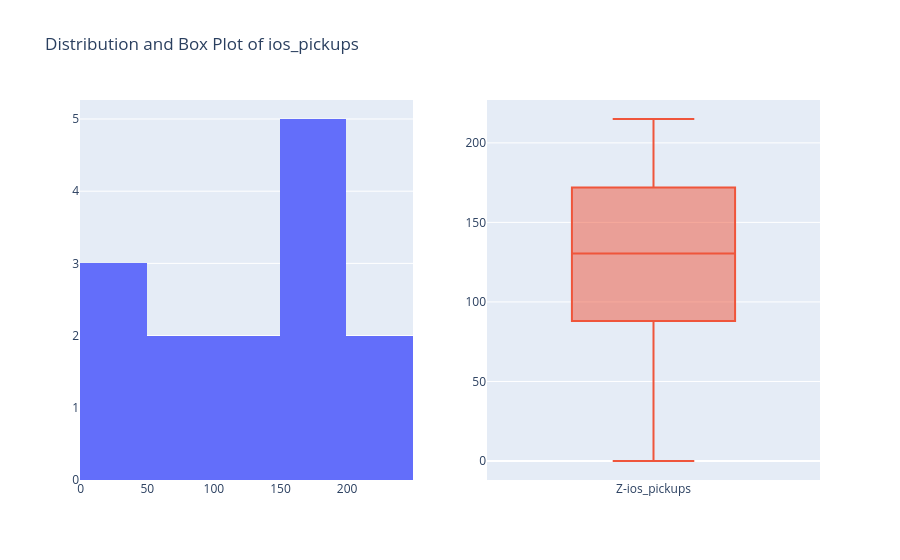

Notebook cell for this chart:
### Markdown cell above
### IOS pickups

### Code cell
z_pickups_fig = make_subplots(rows=1, cols=2)
z_pickups_fig.add_trace(go.Histogram(x=df['ios_pickups'], name='Distribution'), row=1, col=1)
z_pickups_fig.add_trace(go.Box(y=df['ios_pickups'], name='Z-ios_pickups'), row=1, col=2)
z_pickups_fig.update_layout(title='Distribution and Box Plot of ios_pickups', showlegend=False)
z_pickups_fig.show()

### Figure 1 — Plotly figure (JSON) as saved in the notebook; plotly's stock layout.template omitted (floating-point values rounded to 4 significant figures)
{"data": [{"name": "Distribution", "type": "histogram", "x": [46, 88, 44, null, null, 166, null, null, null, 215, null, null, 152, 109, 97, null, 102, null, null, null, 0, 179, 172, null, 215, null, null, 160, null, null, null], "xaxis": "x", "yaxis": "y"}, {"name": "Z-ios_pickups", "type": "box", "xaxis": "x2", "y": [46, 88, 44, null, null, 166, null, null, null, 215, null, null, 152, 109, 97, null, 102, null, null, null, 0, 179, 172, null, 215, null, null, 160, null, null, null], "yaxis": "y2"}], "layout": {"showlegend": false, "title": {"text": "Distribution and Box Plot of ios_pickups"}, "xaxis": {"anchor": "y", "domain": [0, 0.45]}, "xaxis2": {"anchor": "y2", "domain": [0.55, 1]}, "yaxis": {"anchor": "x", "domain": [0, 1]}, "yaxis2": {"anchor": "x2", "domain": [0, 1]}}}
